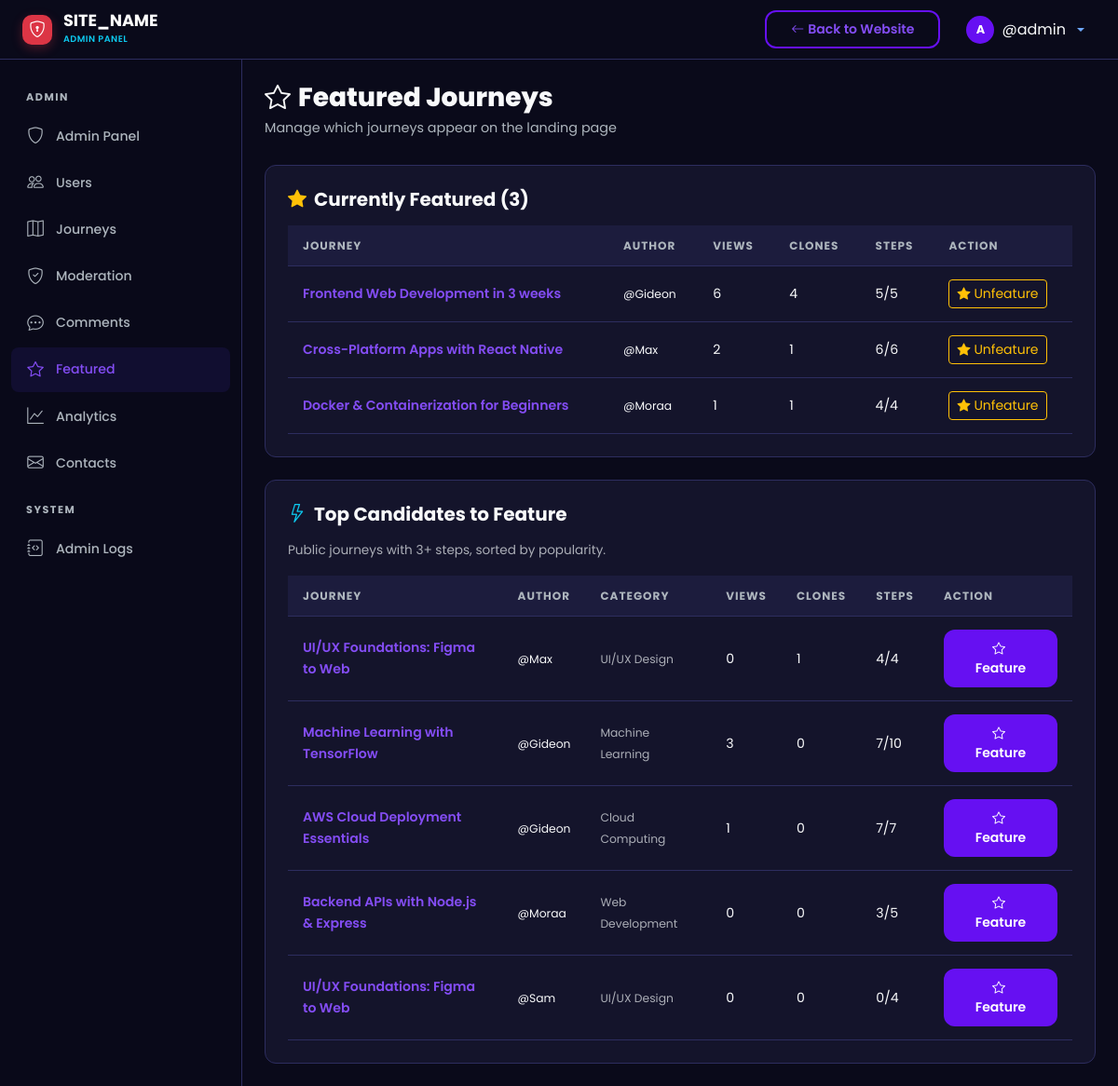
Before: /admin/featured.php (signed in) with the older database file.
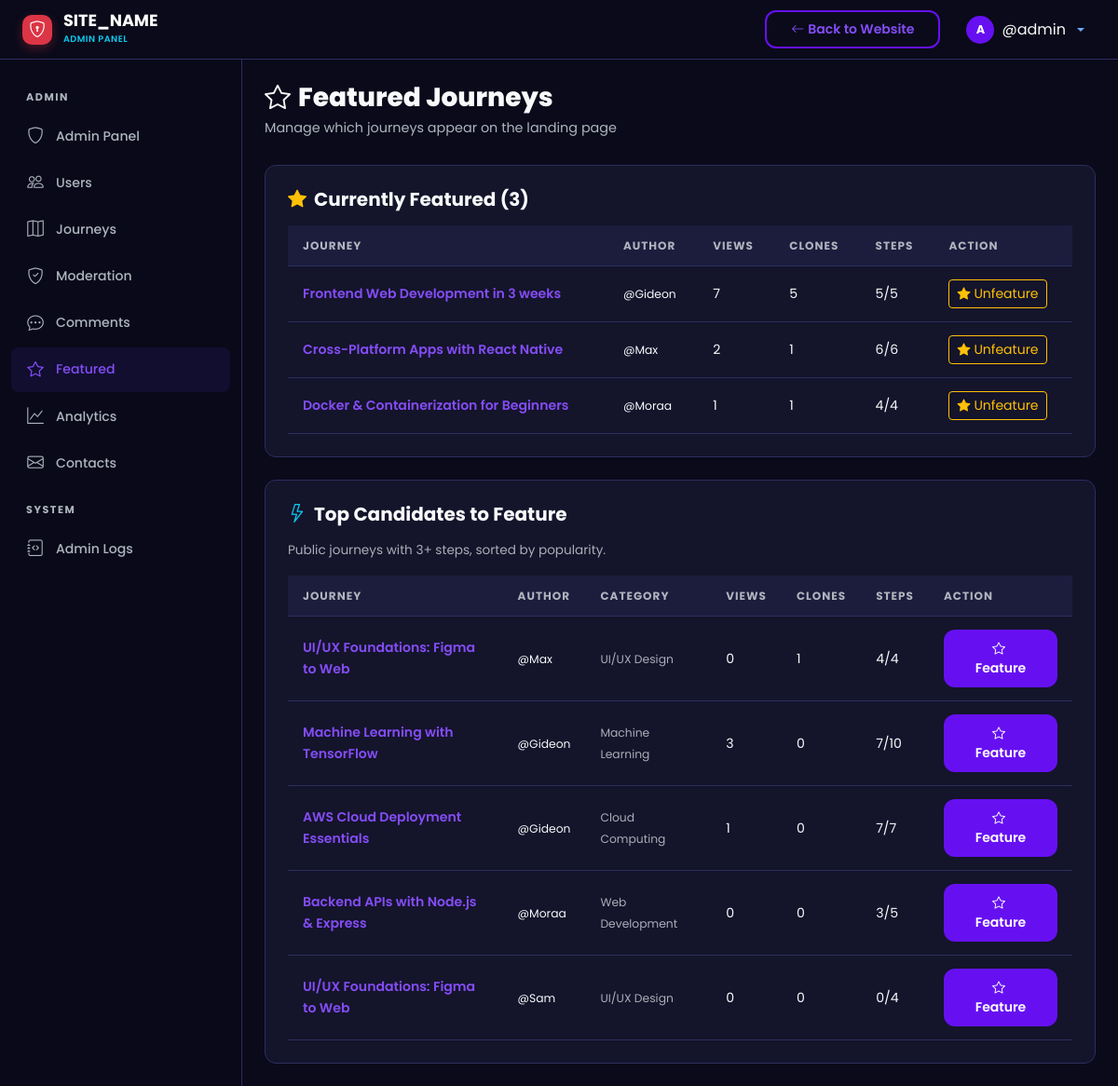
After: the same page with the newer database file.
### tables this page shows
CREATE TABLE `journeys` (
  `id` int UNSIGNED NOT NULL,
  `user_id` int UNSIGNED NOT NULL,
  `title` varchar(255) NOT NULL,
  `slug` varchar(255) NOT NULL,
  `description` text,
  `category_id` int UNSIGNED DEFAULT NULL,
  `visibility` enum('public','private') NOT NULL DEFAULT 'public',
  `status` enum('active','completed','archived') NOT NULL DEFAULT 'active',
  `is_featured` tinyint(1) NOT NULL DEFAULT '0',
  `total_steps` int UNSIGNED NOT NULL DEFAULT '0',
  `completed_steps` int UNSIGNED NOT NULL DEFAULT '0',
  `clone_count` int UNSIGNED NOT NULL DEFAULT '0',
  `view_count` int UNSIGNED NOT NULL DEFAULT '0',
  `created_at` datetime NOT NULL DEFAULT CURRENT_TIMESTAMP,
  `updated_at` datetime NOT NULL DEFAULT CURRENT_TIMESTAMP ON UPDATE CURRENT_TIMESTAMP
);

CREATE TABLE `users` (
  `id` int UNSIGNED NOT NULL,
  `username` varchar(50) NOT NULL,
  `email` varchar(255) NOT NULL,
  `password_hash` varchar(255) NOT NULL,
  `full_name` varchar(100) NOT NULL,
  `avatar` varchar(255) DEFAULT 'default-avatar.png',
  `bio` text,
  `role` enum('user','admin') NOT NULL DEFAULT 'user',
  `is_active` tinyint(1) NOT NULL DEFAULT '1',
  `current_streak` int UNSIGNED NOT NULL DEFAULT '0',
  `longest_streak` int UNSIGNED NOT NULL DEFAULT '0',
  `last_activity_date` date DEFAULT NULL,
  `created_at` datetime NOT NULL DEFAULT CURRENT_TIMESTAMP,
  `updated_at` datetime NOT NULL DEFAULT CURRENT_TIMESTAMP ON UPDATE CURRENT_TIMESTAMP
);

### includes/helpers.php (called while the page is built, shortened)
<?php
function generateCSRFToken(): string {
    return $_SESSION['csrf_token'];
}
function sanitize(?string $input): string {
    return htmlspecialchars(trim($input), ENT_QUOTES, 'UTF-8');
}
function truncateText(string $text, int $length = 150): string {
    if (mb_strlen($text) <= $length) return $text;
    return mb_substr($text, 0, $length) . '...';
}

### admin/featured.php (the view, shortened to what this page needs)
<?php
require_once __DIR__ . '/includes/admin_header.php';
$db = getDB();
$featured = $db->query("SELECT j.*, u.username, c.name AS category_name
    FROM journeys j JOIN users u ON j.user_id = u.id LEFT JOIN categories c ON j.category_id = c.id
    WHERE j.is_featured = 1 ORDER BY j.view_count DESC")->fetchAll();
$candidates = $db->query("SELECT j.*, u.username, c.name AS category_name
    FROM journeys j JOIN users u ON j.user_id = u.id LEFT JOIN categories c ON j.category_id = c.id
    WHERE j.is_featured = 0 AND j.visibility = 'public' AND j.total_steps >= 3
    ORDER BY j.clone_count DESC, j.view_count DESC LIMIT 10")->fetchAll();
?>
<div class="st-page-header">
    <h1 class="st-page-title"><i class="bi bi-star me-2"></i>Featured Journeys</h1>
    <p class="st-page-subtitle">Manage which journeys appear on the landing page</p>
</div>
<div class="st-card mb-4">
    <h5 class="fw-bold mb-3"><i class="bi bi-star-fill text-warning me-2"></i>Currently Featured (<?= count($featured) ?>)</h5>
    <?php if (empty($featured)): ?>
        <p class="text-muted">No featured journeys. Feature some from the list below!</p>
    <?php else: ?>
        <div class="table-responsive">
            <table class="st-table">
                <thead><tr><th>Journey</th><th>Author</th><th>Views</th><th>Clones</th><th>Steps</th><th>Action</th></tr></thead>
                <tbody>
                    <?php foreach ($featured as $j): ?>
                    <tr>
                        <td><a href="<?= SITE_URL ?>/journey/view.php?id=<?= $j['id'] ?>" class="fw-semibold text-decoration-none"><?= sanitize($j['title']) ?></a></td>
                        <td><small><?= sanitize($j['username']) ?></small></td>
                        <td><?= number_format($j['view_count']) ?></td>
                        <td><?= $j['clone_count'] ?></td>
                        <td><?= $j['completed_steps'] ?>/<?= $j['total_steps'] ?></td>
                        <td><a href="<?= SITE_URL ?>/admin/journeys.php?action=toggle_feature&id=<?= $j['id'] ?>&token=<?= generateCSRFToken() ?>" class="btn btn-sm btn-outline-warning"><i class="bi bi-star-fill me-1"></i>Unfeature</a></td>
                    </tr>
                    <?php endforeach; ?>
                </tbody>
            </table>
        </div>
    <?php endif; ?>
</div>
<div class="st-card">
    <h5 class="fw-bold mb-3"><i class="bi bi-lightning me-2 text-info"></i>Top Candidates to Feature</h5>
    <p class="text-muted mb-3" style="font-size:0.85rem;">Public journeys with 3+ steps, sorted by popularity.</p>
    <?php if (empty($candidates)): ?>
        <p class="text-muted">No candidates found.</p>
    <?php else: ?>
        <div class="table-responsive">
            <table class="st-table">
                <thead><tr><th>Journey</th><th>Author</th><th>Category</th><th>Views</th><th>Clones</th><th>Steps</th><th>Action</th></tr></thead>
                <tbody>
                    <?php foreach ($candidates as $j): ?>
                    <tr>
                        <td><a href="<?= SITE_URL ?>/journey/view.php?id=<?= $j['id'] ?>" class="fw-semibold text-decoration-none"><?= sanitize(truncateText($j['title'], 35)) ?></a></td>
                        <td><small><?= sanitize($j['username']) ?></small></td>
                        <td><small class="text-muted"><?= sanitize($j['category_name'] ?? '-') ?></small></td>
                        <td><?= number_format($j['view_count']) ?></td>
                        <td><?= $j['clone_count'] ?></td>
                        <td><?= $j['completed_steps'] ?>/<?= $j['total_steps'] ?></td>
                        <td><a href="<?= SITE_URL ?>/admin/journeys.php?action=toggle_feature&id=<?= $j['id'] ?>&token=<?= generateCSRFToken() ?>" class="btn btn-sm btn-st-primary"><i class="bi bi-star me-1"></i>Feature</a></td>
                    </tr>
                    <?php endforeach; ?>
                </tbody>
            </table>
        </div>
    <?php endif; ?>
</div>
<?php require_once __DIR__ . '/includes/admin_footer.php'; ?>

Changed rows visible on the page:
changed journeys "Frontend Web Development in 3 weeks": view_count "6" → "7"; clone_count "4" → "5"
